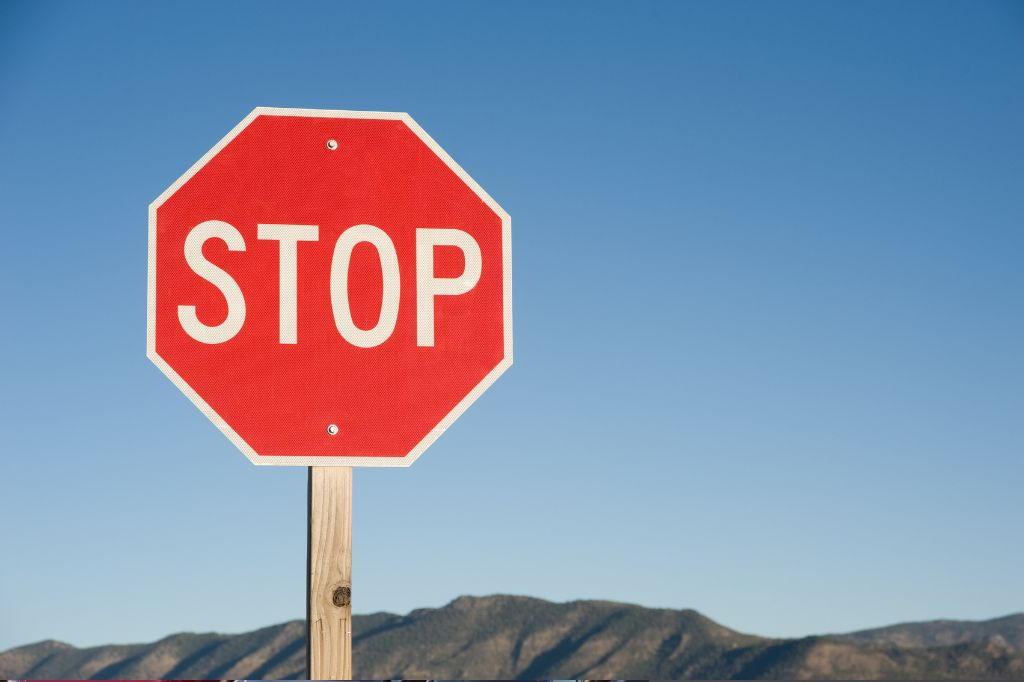
#> input picture luigi_mansion/luigi_mansion/stop_detector/sign.jpg, 1024 x 682 px
$ python -i color_segmentation.py   (imports and definitions only)
#> lines starting #> are read from the running program, lines starting #| are printed output that depends on the picture; after the words box and inside, x2 and y2 are one past the last pixel; in counts of white or black regions, pixels touching at a corner belong together
#> in draw_bounding_box_file, img is the input picture: shape (682, 1024, 3); mean B, G, R 169.1, 143.4, 132.2
import cv2
import numpy as np

#################### X-Y CONVENTIONS #########################
# 0,0  X  > > > > >
#
#  Y
#
#  v  This is the image. Y increases downwards, X increases rightwards
#  v  Please return bounding boxes as ((xmin, ymin), (xmax, ymax))
#  v
#  v
#  v
###############################################################

# [8 lines left out: function image_print, not called in this run]

def cd_color_segmentation(img, template, blackout_regions=False):
    """
    Implement the cone detection using color segmentation algorithm
    Input:
        img: np.3darray; the input image with a cone to be detected. BGR.
        template_file_path; Not required, but can optionally be used to automate setting hue filter values.
    Return:
        bbox: ((x1, y1), (x2, y2)); the bounding box of the cone, unit in px
                (x1, y1) is the top left of the bbox and (x2, y2) is the bottom right of the bbox
    """
#> called with template = 0, blackout_regions = False
    # Convert BGR image to HSV
    hsv_img = cv2.cvtColor(img, cv2.COLOR_BGR2HSV)
#> hsv_img: shape (682, 1024, 3); mean H, S, V 84.8, 109.4, 192.7

    # Define lower and upper bounds for the line color in HSV
    lower_bound = np.array([0, 0, 200])  # Lower bound for orange in HSV [0,55,106] to [11,255,255]
    upper_bound = np.array([179, 50, 255])  # Upper bound for orange in HSV

    # Create a mask using the defined bounds
    mask = cv2.inRange(hsv_img, lower_bound, upper_bound)
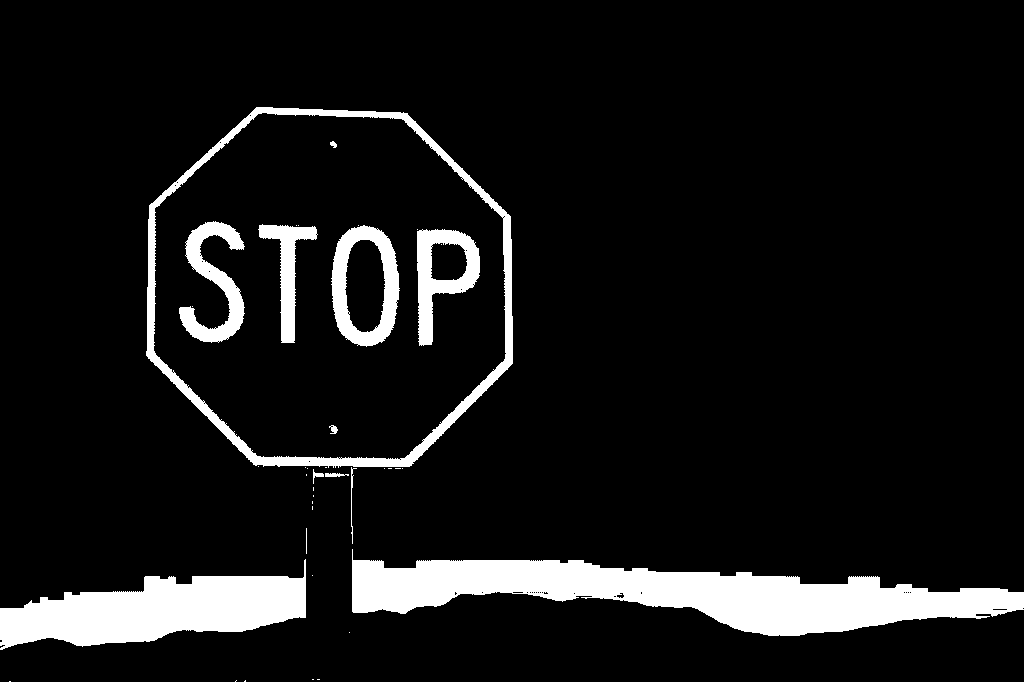
#> mask: shape (682, 1024); 9.2% white; 39 white regions (26 under 20 px)

    if blackout_regions:
        height, width = mask.shape
        fifth_height = int(height / 5)
        two_fifths_height = int(2 * height / 5)
        mask[:fifth_height, :] = 0  # Black out top 1/5
        mask[3*fifth_height:, :] = 0  # Black out bottom 2/5

    # Find contours in the mask
    contours, _ = cv2.findContours(mask, cv2.RETR_EXTERNAL, cv2.CHAIN_APPROX_SIMPLE)
#> contours = 27 contours, 21 with area under 20; largest, box (x1, y1, x2, y2) and area: (146, 107, 513, 468) 107338, (352, 549, 1024, 636) 26104, (0, 559, 306, 650) 14736, (325, 473, 349, 477) 44, (313, 469, 324, 484) 32, (351, 467, 357, 544) 20

    # Initialize bounding box
    bounding_box = ((0, 0), (0, 0))

    # Iterate through contours and find the bounding box of the largest contour
    if len(contours) > 0:
        largest_contour = max(contours, key=cv2.contourArea)
#> largest_contour = contour of 260 points, box (x1, y1, x2, y2) (146, 107, 513, 468), area 107338
        x, y, w, h = cv2.boundingRect(largest_contour)
#> x = 146; y = 107; w = 367; h = 361
        bounding_box = ((x, y), (x + w, y + h))
#> bounding_box = ((146, 107), (513, 468))

    # Return bounding box
    return bounding_box

def draw_bounding_box_file(file):
    """
    Draw bounding box on the original image.
    Input:
        img: np.3darray; the original input image.
        bounding_box: ((x1, y1), (x2, y2)); the bounding box to be drawn.
                      (x1, y1) is the top left of the bbox and (x2, y2) is the bottom right of the bbox.
    Return:
        img_with_bbox: np.3darray; the original image with the bounding box drawn in red.
    """
    img = cv2.imread(file)
    bounding_box = cd_color_segmentation(img, 0)
#> bounding_box = ((146, 107), (513, 468))

    # Make a copy of the original image
    img_with_bbox = img.copy()

    # Extract coordinates of the bounding box
    (x1, y1), (x2, y2) = bounding_box
#> x1 = 146; y1 = 107; x2 = 513; y2 = 468

    # Draw the bounding box on the image
    cv2.rectangle(img_with_bbox, (x1, y1), (x2, y2), (0, 0, 255), 2)  # Draw in red
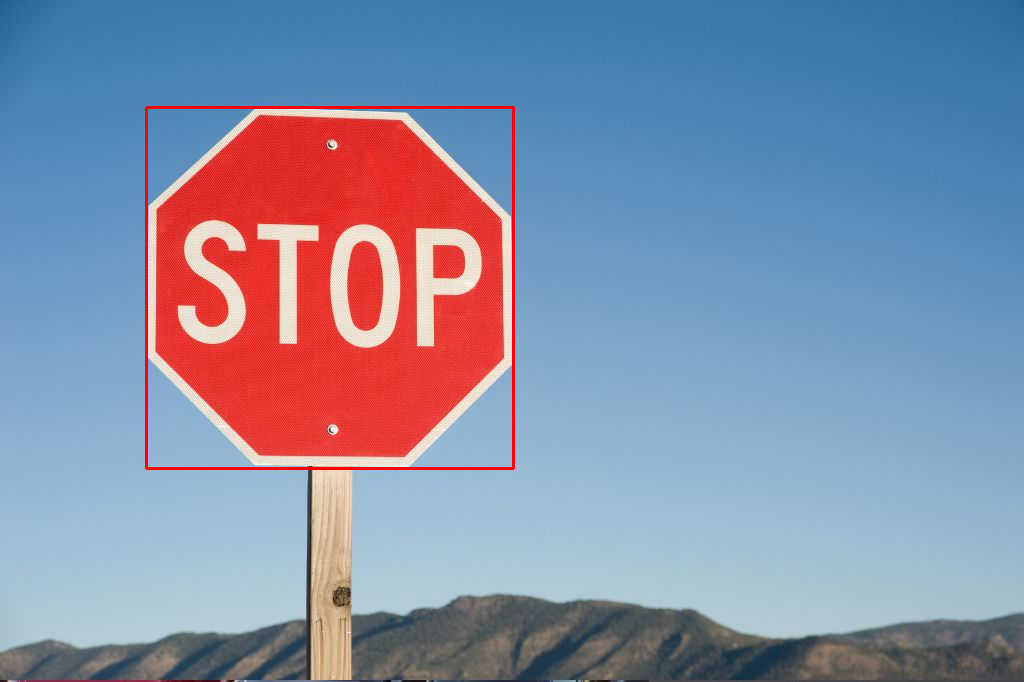
#> img_with_bbox: shape (682, 1024, 3); 0.62% of pixels changed, all inside (x1, y1, x2, y2) = (145, 106, 515, 470)

    cv2.imshow("Image with Bounding Box", img_with_bbox)
    cv2.waitKey(0)

# [60 lines left out: functions draw_bounding_box, draw_mask, not called in this run]

# draw_bounding_box('./test_images_cone/test12.jpg')

>>> result = draw_bounding_box_file('../../../luigi_mansion/luigi_mansion/stop_detector/sign.jpg')

$ run again, on luigi_mansion/luigi_mansion/stop_detector/stop_off.jpg
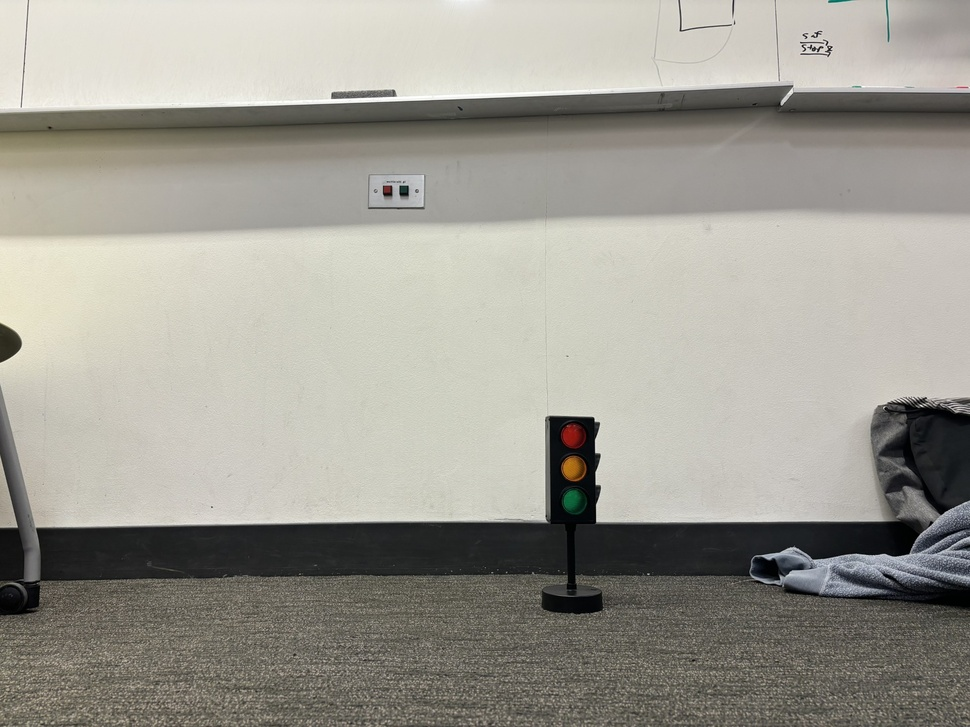
#> input picture luigi_mansion/luigi_mansion/stop_detector/stop_off.jpg, 970 x 727 px, shrunk from 1920 x 1440 before the run
#> in draw_bounding_box_file, img is the input picture: shape (727, 970, 3); mean B, G, R 147.4, 156.1, 158.4
#> hsv_img: shape (727, 970, 3); mean H, S, V 30.1, 22.9, 159
#> in cd_color_segmentation, `mask = cv2.inRange(hsv_img, lower_bound, upper_bound)`:
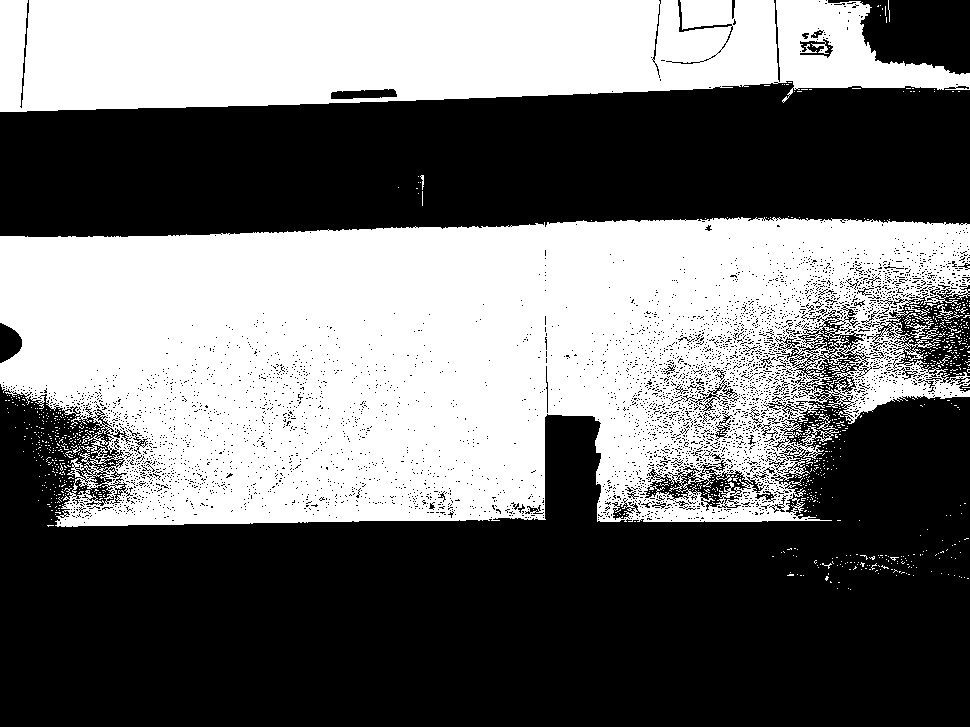
#> mask: shape (727, 970); 44.8% white; 894 white regions (879 under 20 px)
#> contours = 786 contours, 780 with area under 20; largest, box (x1, y1, x2, y2) and area: (0, 217, 970, 527) 243764, (0, 0, 970, 112) 86146, (906, 316, 934, 338) 84, (817, 414, 838, 430) 44, (921, 328, 938, 339) 42, (936, 304, 953, 318) 37
#> largest_contour = contour of 2981 points, box (x1, y1, x2, y2) (0, 217, 970, 527), area 243764
#> x = 0; y = 217; w = 970; h = 310
#> in cd_color_segmentation, `bounding_box = ((x, y), (x + w, y + h))`: bounding_box = ((0, 217), (970, 527))
#> x1 = 0; y1 = 217; x2 = 970; y2 = 527
#> in draw_bounding_box_file, `cv2.rectangle(img_with_bbox, (x1, y1), (x2, y2), (0, 0, 255), 2)`:
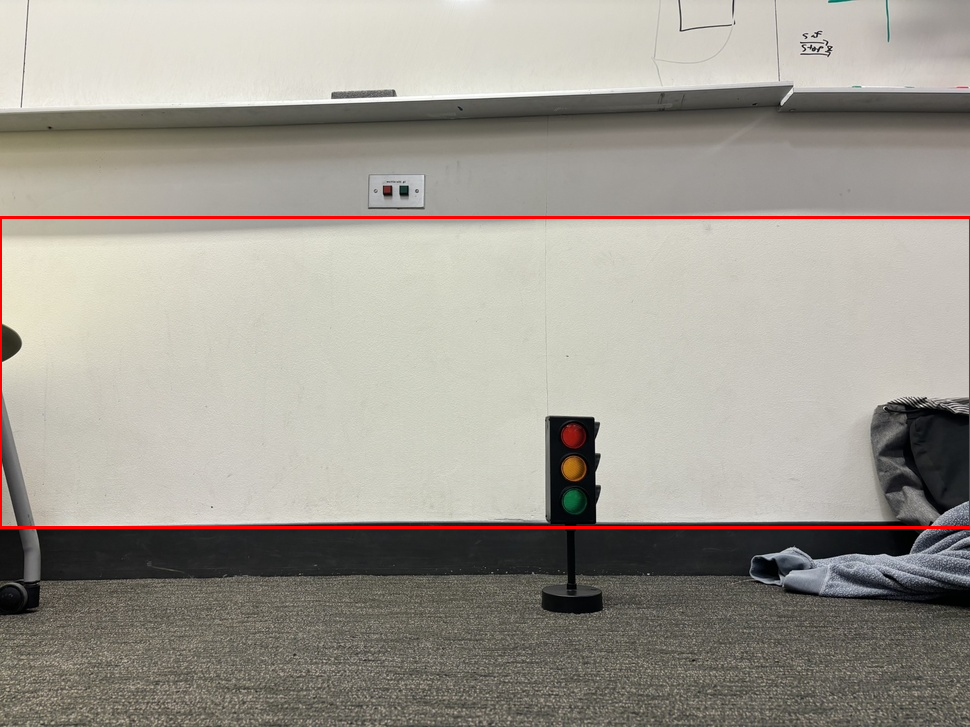
#> img_with_bbox: shape (727, 970, 3); 0.96% of pixels changed, all inside (x1, y1, x2, y2) = (0, 216, 970, 529)
